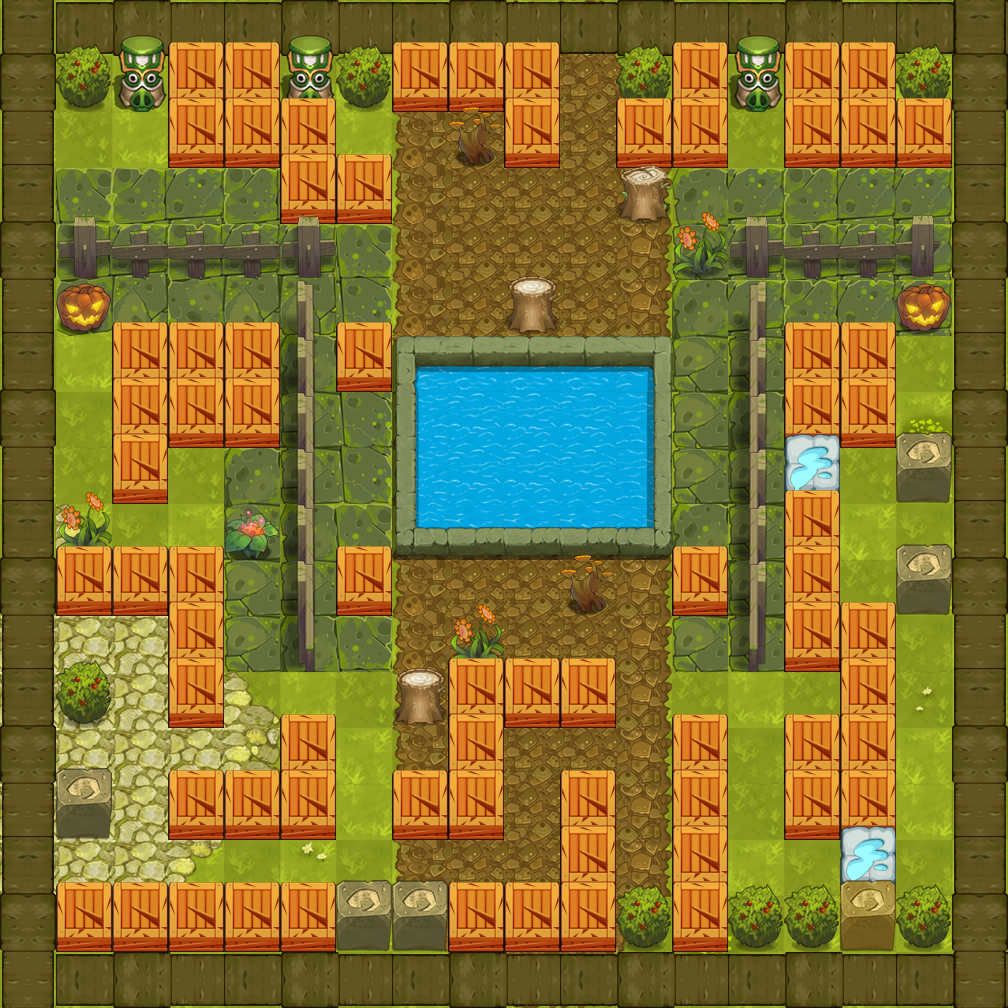

This is a level from a 2D game, rendered from its Tiled map with the project's own tilesets. A one-line summary and the map file follow, with tile-layer data summarised:
An orthogonal 18x18 tile map with 56x56 px tiles, 4 tile layers (collidableLayer, backgroundLayer, floor, stoneLayer), 22 tilesets and 15 objects (soldier_pos).

<map version="1.0" orientation="orthogonal" width="18" height="18" tilewidth="56" tileheight="56">
 <tileset firstgid="1" name="lv2_clmap_base" tilewidth="56" tileheight="56">
  <image source="图块资源/lv2/lv2_clmap_base.png" width="112" height="112" />
 </tileset>
 <tileset firstgid="5" name="lv2_h_wall" tilewidth="56" tileheight="172">
  <image source="图块资源/lv2/lv2_h_wall.png" width="56" height="172" />
 </tileset>
 <tileset firstgid="6" name="lv2_v_wall" tilewidth="172" tileheight="56">
  <image source="图块资源/lv2/lv2_v_wall.png" width="172" height="56" />
 </tileset>
 <tileset firstgid="7" name="meta_tiles" tilewidth="56" tileheight="56">
  <image source="图块资源/lv2/meta_tiles.png" width="112" height="56" />
  <tile id="0">
   <properties>
    <property name="move" value="false" />
   </properties>
  </tile>
  <tile id="1">
   <properties>
    <property name="move" value="true" />
   </properties>
  </tile>
 </tileset>
 <tileset firstgid="9" name="grass" tilewidth="56" tileheight="68">
  <image source="图块资源/lv2/grass.png" width="56" height="68" />
  <tile id="0">
   <properties>
    <property name="type" value="stone" />
   </properties>
  </tile>
 </tileset>
 <tileset firstgid="10" name="lv2_stone" tilewidth="56" tileheight="72">
  <image source="图块资源/lv2/lv2_stone.png" width="56" height="144" />
  <tile id="0">
   <properties>
    <property name="type" value="stone" />
   </properties>
  </tile>
  <tile id="1">
   <properties>
    <property name="type" value="stone" />
   </properties>
  </tile>
 </tileset>
 <tileset firstgid="12" name="lv2_tree" tilewidth="56" tileheight="60">
  <image source="图块资源/lv2/lv2_tree.png" width="56" height="121" />
  <tile id="0">
   <properties>
    <property name="type" value="stone" />
   </properties>
  </tile>
  <tile id="1">
   <properties>
    <property name="type" value="stone" />
   </properties>
  </tile>
 </tileset>
 <tileset firstgid="14" name="lv2_sz1" tilewidth="56" tileheight="103">
  <image source="图块资源/lv2/lv2_sz1.png" width="56" height="103" />
  <tile id="0">
   <properties>
    <property name="type" value="stone" />
   </properties>
  </tile>
 </tileset>
 <tileset firstgid="15" name="lv2_sz2" tilewidth="56" tileheight="77">
  <image source="图块资源/lv2/lv2_sz2.png" width="56" height="77" />
  <tile id="0">
   <properties>
    <property name="type" value="stone" />
   </properties>
  </tile>
 </tileset>
 <tileset firstgid="16" name="riever" tilewidth="56" tileheight="56">
  <image source="图块资源/lv2/riever.png" width="56" height="728" />
 </tileset>
 <tileset firstgid="29" name="lv2_tex2" tilewidth="56" tileheight="56">
  <image source="图块资源/lv2/lv2_tex2.png" width="560" height="560" />
 </tileset>
 <tileset firstgid="129" name="floor1" tilewidth="56" tileheight="68">
  <image source="图块资源/lv2/floor1.png" width="56" height="68" />
  <tile id="0">
   <properties>
    <property name="type" value="stone" />
   </properties>
  </tile>
 </tileset>
 <tileset firstgid="130" name="floor2" tilewidth="56" tileheight="53">
  <image source="图块资源/lv2/floor2.png" width="56" height="53" />
  <tile id="0">
   <properties>
    <property name="type" value="stone" />
   </properties>
  </tile>
 </tileset>
 <tileset firstgid="131" name="floor3" tilewidth="56" tileheight="61">
  <image source="图块资源/lv2/floor3.png" width="56" height="61" />
  <tile id="0">
   <properties>
    <property name="type" value="stone" />
   </properties>
  </tile>
 </tileset>
 <tileset firstgid="132" name="kulo" tilewidth="56" tileheight="62">
  <image source="图块资源/lv2/kulo.png" width="56" height="62" />
 </tileset>
 <tileset firstgid="133" name="nangua" tilewidth="56" tileheight="53">
  <image source="图块资源/lv2/nangua.png" width="56" height="53" />
  <tile id="0">
   <properties>
    <property name="type" value="stone" />
   </properties>
  </tile>
 </tileset>
 <tileset firstgid="134" name="tile_box" tilewidth="56" tileheight="70">
  <image source="图块资源/lv2/tile_box.png" width="112" height="70" />
  <tile id="0">
   <properties>
    <property name="type" value="stone" />
   </properties>
  </tile>
  <tile id="1">
   <properties>
    <property name="type" value="box" />
   </properties>
  </tile>
 </tileset>
 <tileset firstgid="136" name="wl1" tilewidth="56" tileheight="64">
  <image source="图块资源/lv2/wl1.png" width="56" height="64" />
  <tile id="0">
   <properties>
    <property name="type" value="stone" />
   </properties>
  </tile>
 </tileset>
 <tileset firstgid="137" name="wl2" tilewidth="56" tileheight="53">
  <image source="图块资源/lv2/wl2.png" width="56" height="53" />
  <tile id="0">
   <properties>
    <property name="type" value="stone" />
   </properties>
  </tile>
 </tileset>
 <tileset firstgid="138" name="wl3" tilewidth="44" tileheight="65">
  <image source="图块资源/lv2/wl3.png" width="44" height="65" />
  <tile id="0">
   <properties>
    <property name="type" value="stone" />
   </properties>
  </tile>
 </tileset>
 <tileset firstgid="139" name="rightwl" tilewidth="36" tileheight="112">
  <image source="图块资源/lv2/rightwl.png" width="36" height="112" />
 </tileset>
 <tileset firstgid="140" name="leftwl" tilewidth="44" tileheight="112">
  <image source="图块资源/lv2/leftwl.png" width="44" height="112" />
 </tileset>
 <layer name="collidableLayer" width="18" height="18">
  <data>[324 cells, 324 non-empty, 2 distinct tile ids]</data>
 </layer>
 <layer name="backgroundLayer" width="18" height="18">
  <data>[324 cells, 324 non-empty, 4 distinct tile ids]</data>
 </layer>
 <layer name="floor" width="18" height="18">
  <data>[324 cells, 211 non-empty, 68 distinct tile ids]</data>
 </layer>
 <layer name="stoneLayer" width="18" height="18">
  <data>[324 cells, 167 non-empty, 28 distinct tile ids]</data>
 </layer>
 <objectgroup name="soldierObjects" width="18" height="18">
  <object name="soldier_pos" x="112" y="168" width="56" height="56" />
 </objectgroup>
 <objectgroup name="enemyObject" width="18" height="18">
  <object x="840" y="504" width="56" height="56">
   <properties>
    <property name="enemyType" value="6" />
   </properties>
  </object>
  <object x="336" y="392" width="56" height="56">
   <properties>
    <property name="enemyType" value="6" />
   </properties>
  </object>
  <object x="560" y="280" width="56" height="56">
   <properties>
    <property name="enemyType" value="5" />
   </properties>
  </object>
  <object x="728" y="168" width="56" height="56">
   <properties>
    <property name="enemyType" value="6" />
   </properties>
  </object>
  <object x="896" y="728" width="56" height="56">
   <properties>
    <property name="enemyType" value="5" />
   </properties>
  </object>
  <object x="448" y="560" width="56" height="56">
   <properties>
    <property name="enemyType" value="4" />
   </properties>
  </object>
  <object x="56" y="392" width="56" height="56">
   <properties>
    <property name="enemyType" value="3" />
   </properties>
  </object>
  <object x="112" y="728" width="56" height="56">
   <properties>
    <property name="enemyType" value="4" />
   </properties>
  </object>
 </objectgroup>
 <objectgroup name="groundObject" width="18" height="18">
  <object x="448" y="168" width="56" height="56">
   <properties>
    <property name="type" value="hand" />
   </properties>
  </object>
  <object x="728" y="728" width="56" height="56">
   <properties>
    <property name="type" value="hand" />
   </properties>
  </object>
  <object x="336" y="448" width="56" height="56">
   <properties>
    <property name="type" value="hand" />
   </properties>
  </object>
  <object x="504" y="840" width="56" height="56">
   <properties>
    <property name="type" value="hand" />
   </properties>
  </object>
  <object x="560" y="280" width="56" height="56">
   <properties>
    <property name="type" value="shishou" />
   </properties>
  </object>
  <object x="616" y="672" width="56" height="56">
   <properties>
    <property name="type" value="shishou" />
   </properties>
  </object>
 </objectgroup>
</map>
